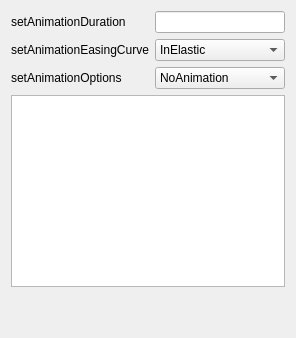
        <widget class="QWidget" name="tab">
         <property name="statusTip">
          <string>动画设置</string>
         </property>
         <attribute name="title">
          <string>Animation</string>
         </attribute>
         <layout class="QGridLayout" name="gridLayout">
          <item row="2" column="0">
           <widget class="QLabel" name="label_3">
            <property name="text">
             <string>setAnimationOptions</string>
            </property>
           </widget>
          </item>
          <item row="2" column="1">
           <widget class="QComboBox" name="comboBox_2">
            <item>
             <property name="text">
              <string>NoAnimation</string>
             </property>
            </item>
            <item>
             <property name="text">
              <string>GridAxisAnimation</string>
             </property>
            </item>
            <item>
             <property name="text">
              <string>SeriesAnimation</string>
             </property>
            </item>
            <item>
             <property name="text">
              <string>AllAnimation</string>
             </property>
            </item>
           </widget>
          </item>
          <item row="0" column="1">
           <widget class="QLineEdit" name="lineEdit_TimeSpan_2"/>
          </item>
          <item row="4" column="0" colspan="2">
           <spacer name="verticalSpacer">
            <property name="orientation">
             <enum>Qt::Vertical</enum>
            </property>
            <property name="sizeHint" stdset="0">
             <size>
              <width>20</width>
              <height>40</height>
             </size>
            </property>
           </spacer>
          </item>
          <item row="0" column="0">
           <widget class="QLabel" name="label_7">
            <property name="text">
             <string>setAnimationDuration</string>
            </property>
           </widget>
          </item>
          <item row="1" column="0">
           <widget class="QLabel" name="label_4">
            <property name="text">
             <string>setAnimationEasingCurve</string>
            </property>
           </widget>
          </item>
          <item row="3" column="0" colspan="2">
           <widget class="QTextBrowser" name="textBrowser"/>
          </item>
          <item row="1" column="1">
           <widget class="QComboBox" name="comboBox_3">
            <item>
             <property name="text">
              <string>InElastic</string>
             </property>
            </item>
            <item>
             <property name="text">
              <string>OutElastic</string>
             </property>
            </item>
            <item>
             <property name="text">
              <string>InOutElastic</string>
             </property>
            </item>
            <item>
             <property name="text">
              <string>OutInElastic</string>
             </property>
            </item>
            <item>
             <property name="text">
              <string>InBack</string>
             </property>
            </item>
            <item>
             <property name="text">
              <string>OutBack</string>
             </property>
            </item>
            <item>
             <property name="text">
              <string>InOutBack</string>
             </property>
            </item>
            <item>
             <property name="text">
              <string>OutInBack</string>
             </property>
            </item>
            <item>
             <property name="text">
              <string>InBounce</string>
             </property>
            </item>
            <item>
             <property name="text">
              <string>OutBounce</string>
             </property>
            </item>
            <item>
             <property name="text">
              <string>InOutBounce</string>
             </property>
            </item>
            <item>
             <property name="text">
              <string>OutInBounce</string>
             </property>
            </item>
           </widget>
          </item>
         </layout>
        </widget>
